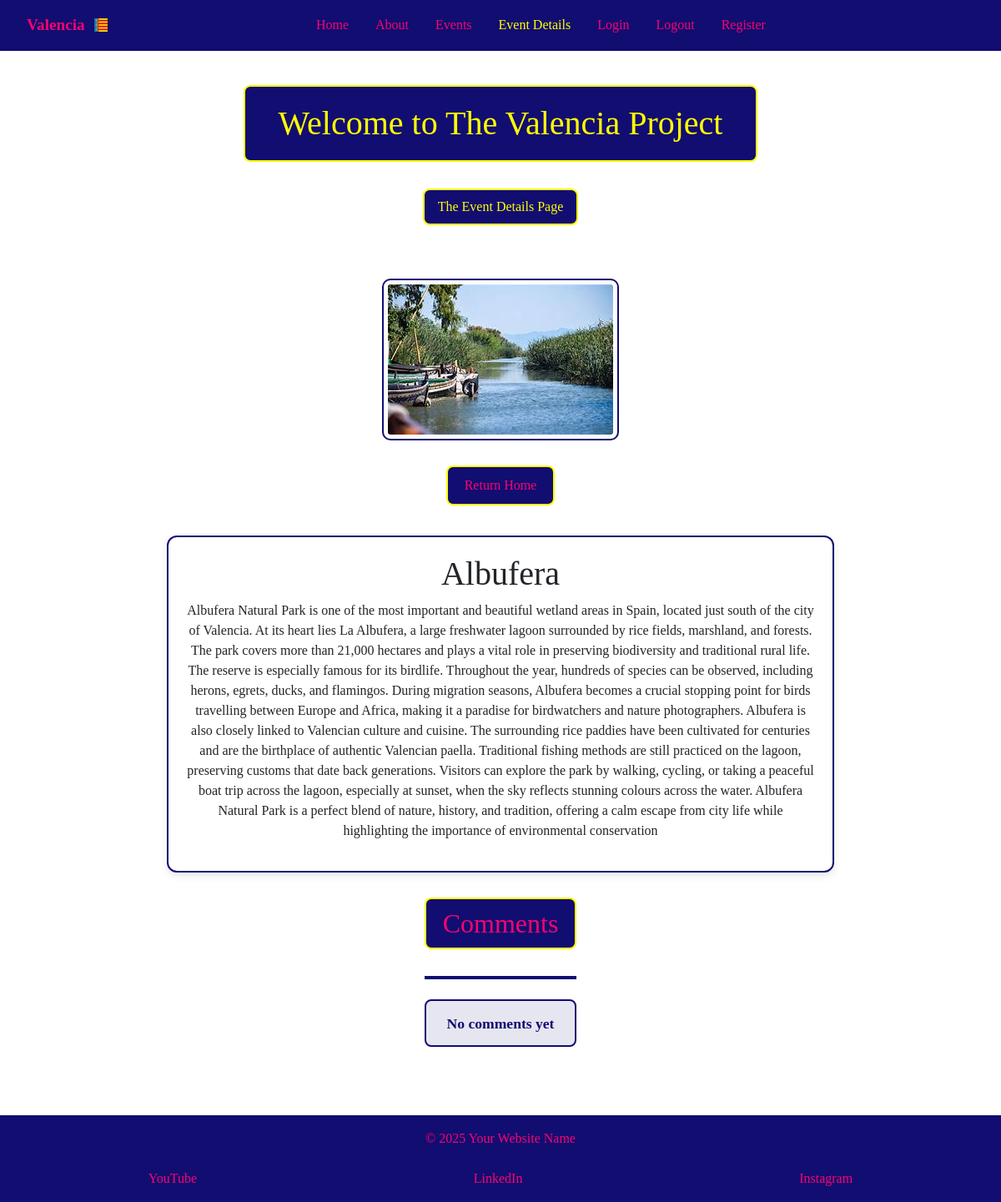
Page /event-details/1/ on the committed database.
### tourism_es/models.py (models this page shows, shortened)
class CardText(models.Model):
    title = models.CharField(max_length=50, blank=True)
    content = models.TextField()
    image_name = models.CharField(
        max_length=30,
        help_text="Enter the image filename (eg 'science museum.jpg)",
        default='default.jpg',
        blank=True
    )
    saved_by = models.ManyToManyField(User,
                                      related_name='saved_cards', blank=True)

### tourism_es/views.py (the view)
# urls.py: path('event-details/<int:pk>/', views.event_details, name='event-details'),
def event_details(request, pk):
    card = get_object_or_404(CardText, id=pk)
    is_saved = False
    if request.user.is_authenticated:
        is_saved = card.saved_by.filter(pk=request.user.pk).exists()
    if request.method == 'POST' and request.user.is_authenticated:
        form = CommentForm(request.POST)
        if form.is_valid():
            comment = form.save(commit=False)
            comment.user = request.user
            comment.card = card
            comment.save()
            return redirect('event-details', pk=card.pk)
    else:
        form = CommentForm()
    comments = card.comments.all().order_by('created_at')
    context = {
        'card': card,
        'comments': comments,
        'form': form,
        'is_saved': is_saved,
        'active_tab': 'event-details'
    }
    return render(request, 'event-details.html', context)

### tourism_es/templates/event-details.html (shortened to what this page needs)
{% extends 'base.html' %}
{% load static %}
{% load comment_tags %}
{% block content %}
<h1 class="color">Welcome to The Valencia Project</h1>
<p class="color">The Event Details Page</p>
<main class="card-detail-wrapper">
    <div class="card-detail">
        <img src="{% static 'images/' %}{{ card.image_name }}" alt="{{ card.title }}">
        <p>
            <a class="color-return" href="{% url 'index' %}">Return Home</a>
        </p>
        <div class="card-content-box">
            <h1>{{ card.title }}</h1>
            <p>{{ card.content }}</p>
        </div>
        <div class="comments-section">
            <h2>Comments</h2>
            {% for comment in comments %}
            <div class="comment" data-id="{{ comment.id }}">
                <p><strong>{{ comment.user.username }}</strong> said:</p>
                <p>{{ comment.text }}</p>
                <small>{{ comment.created_at|date:"M d, Y H:i "}}</small>
                <div class="reaction-buttons">
                    {% if user.is_authenticated %}
                    <button class="like-btn" data-url="{% url 'toggle_reaction' comment.id 'like' %}">👍</button>
                    <span class="like-count">{{ comment|reaction_count:"like" }}</span>
                    <button class="dislike-btn" data-url="{% url 'toggle_reaction' comment.id 'dislike' %}">👎</button>
                    <span class="dislike-count">{{ comment|reaction_count:"dislike" }}</span>
                    {% else %}
                    <p>Login to react.</p>
                    {% endif %}
                </div>
                {% if user == comment.user %}
                <div class="actions">
                    <a href="{% url 'edit-comment'  comment.pk %}">Edit</a>
                    <a href="{% url 'delete-comments' comment.pk %}">Delete</a>
                </div>
                {% endif %}
            </div>
            {% empty %}
            <hr>
            <p class="no-comments">No comments yet</p>
            {% endfor %}
        </div>
    </div>
</main>
{% endblock %}

### tourism_es/static/CSS/tourism.css (style rules this page uses)
* { box-sizing: border-box; margin: 0; padding: 0; }
html, body { height: 100%; font-family: "Times New Roman", Times, serif; overflow-x: hidden; }
body { display: flex; flex-direction: column; min-height: 100vh; padding-top: 4.375rem; background: url('../images/City-of-Arts-and-Sci.png') center center / cover no-repeat fixed; image-rendering: auto; }
main { flex: 1; display: flex; flex-direction: column; align-items: center; justify-content: flex-start; text-align: center; padding: 2rem 1rem; gap: 2rem; }
.color { color: yellow; text-align: center; margin: 0em auto; padding: 0.5em 1em; border: 2px solid yellow; border-radius: 8px; background: #120d71; }
a.color-return { text-align: center; margin: 0em auto; padding: 0.5em 1em; border: 2px solid yellow; border-radius: 8px; background: #120d71; color: #f8046f; text-decoration: none; }
.card-detail { display: flex; flex-direction: column; align-items: center; text-align: center; gap: 20px; max-width: 800px; }
.card-detail img { max-width: 100%; height: auto; border-radius: 10px; border: 2px solid #007BFF; padding: 5px; background-color: #fff; border: 2px solid #120d71; }
.card-content-box { background-color: #ffffff; border: 2px solid #120d71; border-radius: 12px; padding: 20px; box-shadow: 0 4px 10px rgba(0,0,0,0.1); width: 100%; box-sizing: border-box; }
.card-detail a { display: inline-block; margin-top: 10px; padding: 10px 20px; background-color: #120d71; color: #f8046f; text-decoration: none; border-radius: 8px; transition: transform 0.2s, background-color 0.2s; border: 2px solid yellow; }
hr { all: unset; display: block; height: 4px; background-color: #120d71; margin: 1.5em 0; }
.no-comments { color: #120d71; font-weight: 600; font-size: 1.1rem; text-align: center; margin: 1em auto; padding: 0.75em 1em; border: 2px solid #120d71; background-color: rgba(18, 13, 113, 0.1); border-radius: 8px; max-width: 300px; }
.comments-section h2 { display: inline-block; margin-top: 10px; padding: 10px 20px; background-color: #120d71; color: #f8046f; text-decoration: none; border-radius: 8px; transition: transform 0.2s, background-color 0.2s; border: 2px solid yellow; }

### rows in the picture
CardText: image_name (picture), title "Albufera", content "Albufera Natural Park is one of the most important and beautiful wetland areas in Spain, located just south of the city of Valencia. At its heart lies La Albufera, a large freshwater lagoon surrounded by rice fields, marshland, and forests. The park covers more than 21,000 hectares and plays a vital role in preserving biodiversity and traditional rural life. The reserve is especially famous for its birdlife. Throughout the year, hundreds of species can be observed, including herons, egrets, ducks, and flamingos. During migration seasons, Albufera becomes a crucial stopping point for birds travelling between Europe and Africa, making it a paradise for birdwatchers and nature photographers.…"
